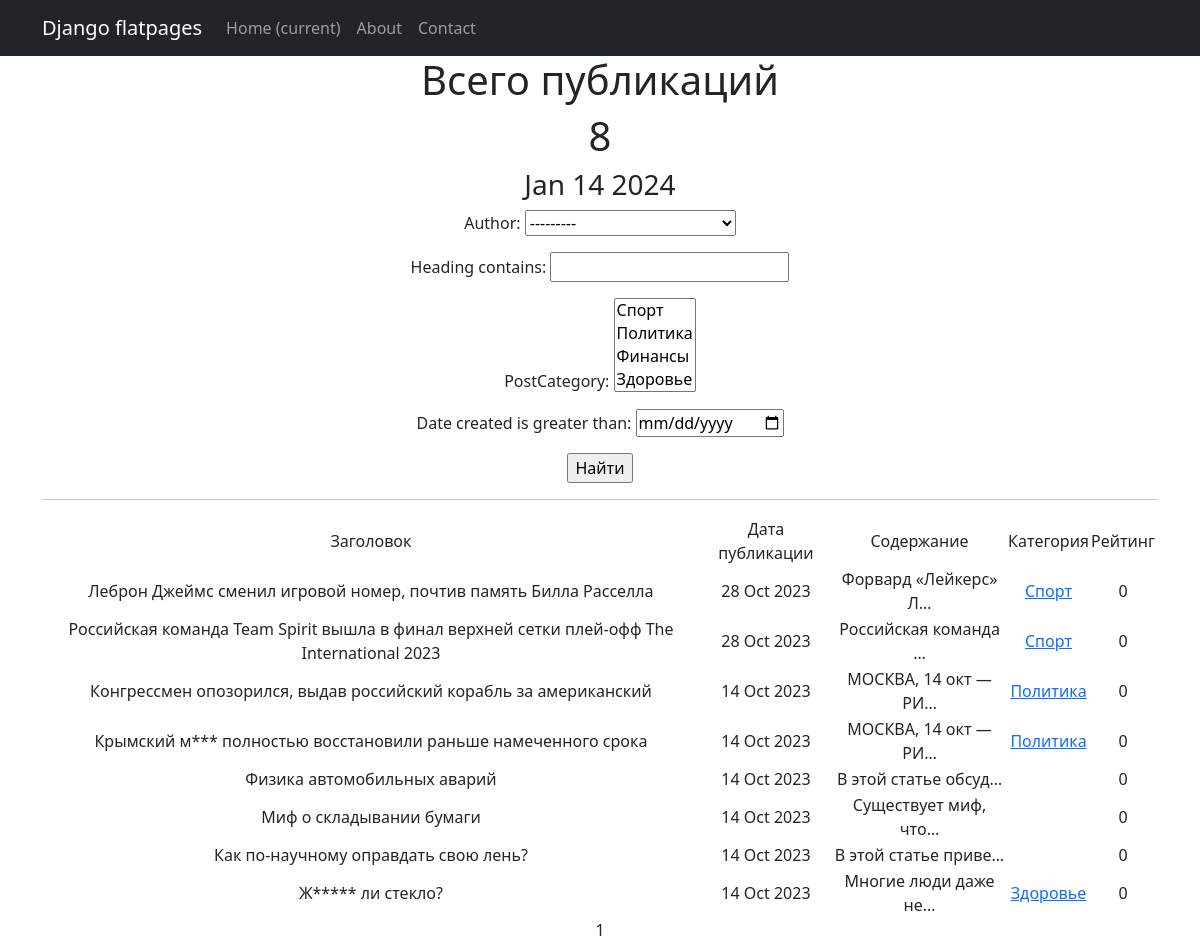
Before: /news/ with the older database file.
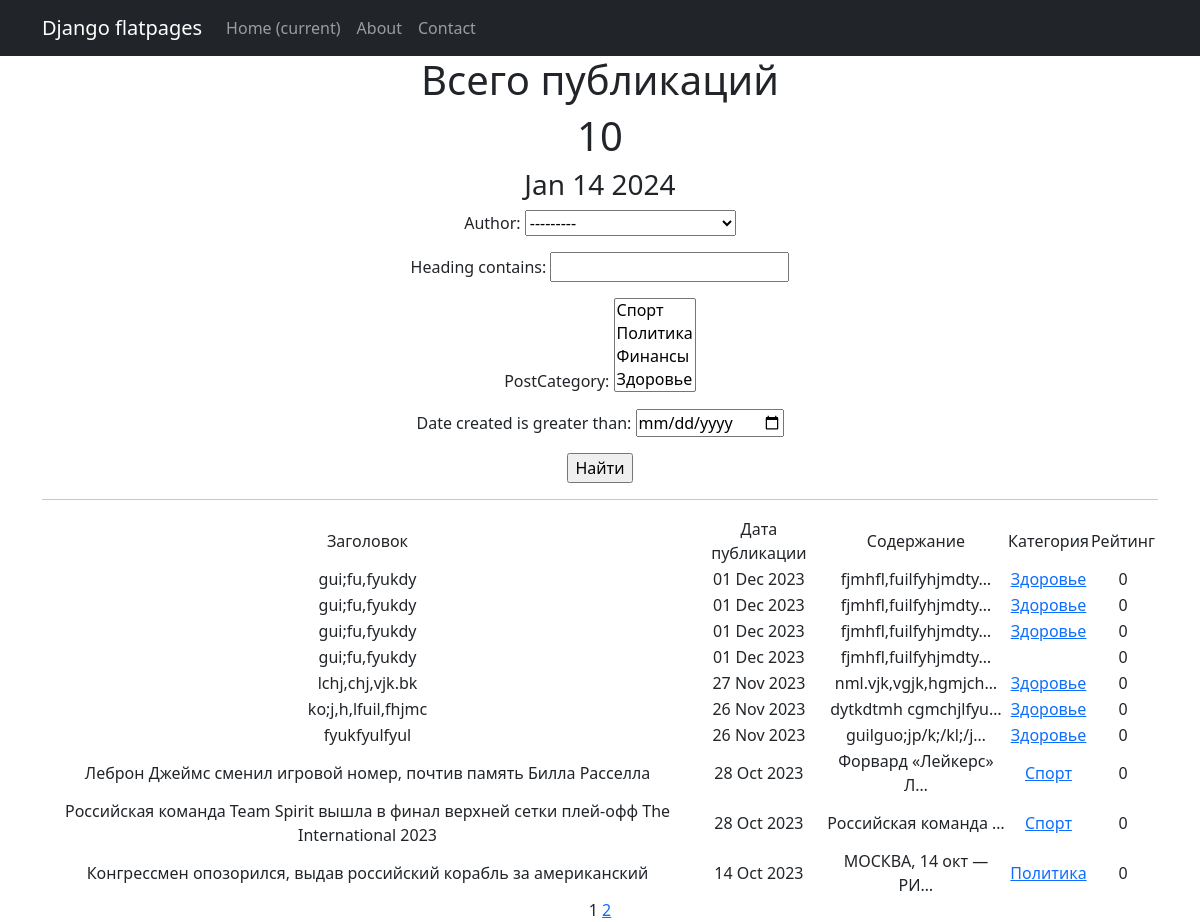
After: the same page with the newer database file.
### news/models.py (models this page shows, shortened)
class Post(models.Model):
    author = models.ForeignKey(Author, on_delete=models.CASCADE)
    NEWS = "NW"
    ARTICLE = "AR"
    CHOICES_CATEGORY =(
        (NEWS, "Новости"),
        (ARTICLE, "Статьи"),
    )
    category_type = models.CharField(max_length=2, choices=CHOICES_CATEGORY, default=ARTICLE)
    date_created = models.DateTimeField(auto_now_add=True)
    heading = models.CharField(max_length=128)
    text = models.TextField()
    rating = models.SmallIntegerField(default=0)
    postCategory = models.ManyToManyField(Category, through='PostCategory')

class Category(models.Model):
    category = models.CharField(max_length=64, unique=True)
    subscribers = models.ManyToManyField(User, related_name='categories')
    def __str__(self):
        return self.category

### news/views.py (the view)
# urls.py: path('', PostsList.as_view(), name='posts_list'),
class PostsList(ListView):
    model = Post
    ordering = ['-date_created']
    template_name = 'posts.html'
    context_object_name = 'posts'
    paginate_by = 10  # вот так мы можем указать количество записей на странице
    def get_queryset(self):
        queryset = super().get_queryset()
        self.filterset = PostFilter(self.request.GET, queryset)
        return self.filterset.qs
    def get_context_data(self, **kwargs):
        context = super().get_context_data(**kwargs)
        context['filterset'] = self.filterset
        return context

### news/models.py (called while the page is built)
    def __str__(self):
        return self.authorUser.username

### news/templatetags/censor_filter.py (called while the page is built)
@register.filter()
def censor(text):
   tx = text.split()
   for a, b in enumerate(tx):
      if b in censor_words:
         tx[a] = b[0] + '*' * int(len(b) - 1)
   return ' '.join(tx)

### news/templatetags/custom_tags.py (called while the page is built)
@register.simple_tag()
def current_time(format_string='%b %d %Y'):
   return datetime.utcnow().strftime(format_string)

### templates/posts.html (shortened to what this page needs)
{% extends 'flatpages/default.html' %}
{% load censor_filter %}
{% load custom_tags %}
{% block content %}
    <h1>Всего публикаций</h1>
    <h1>{{ posts|length }}</h1>
    <h3>{% current_time '%b %d %Y' %}</h3>
    <form action="" method="get">
       {{ filterset.form.as_p }}
       <input type="submit" value="Найти" />
    </form>
    <hr>
    {% load cache %}
    {% if posts %}
        <table>
            <tr>
                <td>Заголовок</td>
                <td>Дата публикации</td>
                <td>Содержание</td>
                <td>Категория</td>
                <td>Рейтинг</td>
            </tr>
            {% cache 60 side %}
            {% for post in posts %}
            <tr>
                <td>{{ post.heading|censor }}</td>
                <td>{{ post.date_created|date:'d M Y'}}</td>
                <td>{{ post.text|truncatechars:20 }}</td>
                <td>
                    {% for postCategory in post.postCategory.all %}
                        <a href="{% url 'category_list' postCategory.id %}">{{ postCategory }}</a>
                    {% endfor %}
                </td>
                <td>{{ post.rating }}</td>
                <td>
                </td>
            </tr>
            {% endfor %}
            {% endcache %}
        </table>
    {% else %}
        <h2>Новостей нет!</h2>
    {% endif %}
    {{ page_obj.number }}
    {% if page_obj.has_next %}
        <a href="?page={{ page_obj.next_page_number }}">{{ page_obj.next_page_number }}</a>
    {% endif %}
{% endblock content %}

Changed rows visible on the page:
no longer on this page (row unchanged): Post: heading|censor "Крымский м*** полностью восстановили раньше намеченного срока", date_created "14 Oct 2023", text "МОСКВА, 14 окт — РИ…", rating "0", Category (category "Политика")
no longer on this page (row unchanged): Post: heading|censor "Физика автомобильных аварий", date_created "14 Oct 2023", text "В этой статье обсуд…", rating "0"
no longer on this page (row unchanged): Post: heading|censor "Миф о складывании бумаги", date_created "14 Oct 2023", text "Существует миф, что…", rating "0"
no longer on this page (row unchanged): Post: heading|censor "Как по-научному оправдать свою лень?", date_created "14 Oct 2023", text "В этой статье приве…", rating "0"
no longer on this page (row unchanged): Post: heading|censor "Ж***** ли стекло?", date_created "14 Oct 2023", text "Многие люди даже не…", rating "0", Category (category "Здоровье")
added Post: heading|censor "gui;fu,fyukdy", date_created "01 Dec 2023", text "fjmhfl,fuilfyhjmdty…", rating "0", Category (category "Здоровье")
added Post: heading|censor "gui;fu,fyukdy", date_created "01 Dec 2023", text "fjmhfl,fuilfyhjmdty…", rating "0", Category (category "Здоровье")
added Post: heading|censor "gui;fu,fyukdy", date_created "01 Dec 2023", text "fjmhfl,fuilfyhjmdty…", rating "0", Category (category "Здоровье")
added Post: heading|censor "gui;fu,fyukdy", date_created "01 Dec 2023", text "fjmhfl,fuilfyhjmdty…", rating "0"
added Post: heading|censor "lchj,chj,vjk.bk", date_created "27 Nov 2023", text "nml.vjk,vgjk,hgmjch…", rating "0", Category (category "Здоровье")
added Post: heading|censor "ko;j,h,lfuil,fhjmc", date_created "26 Nov 2023", text "dytkdtmh cgmchjlfyu…", rating "0", Category (category "Здоровье")
added Post: heading|censor "fyukfyulfyul", date_created "26 Nov 2023", text "guilguo;jp/k;/kl;/j…", rating "0", Category (category "Здоровье")
Other visible differences:
{{ posts|length }}: "8" → "10"
{{ page_obj.next_page_number }}: (not shown) → "2"
